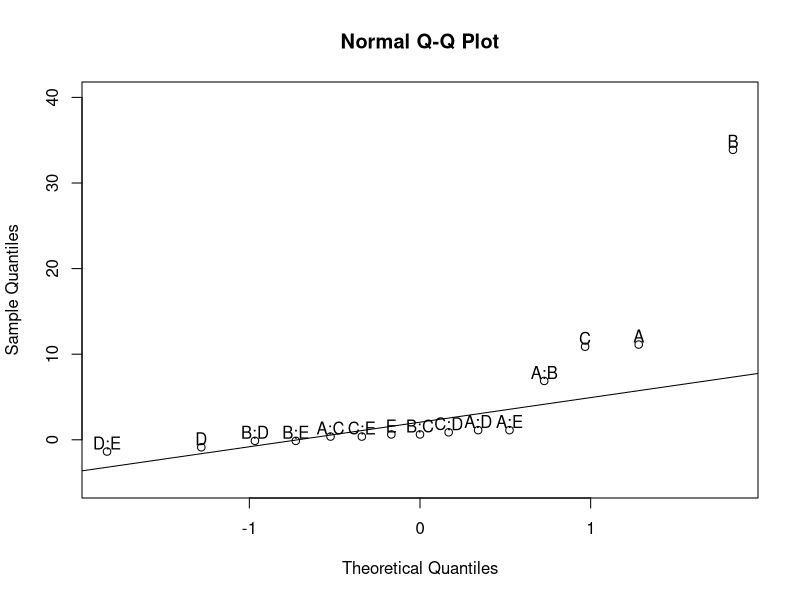
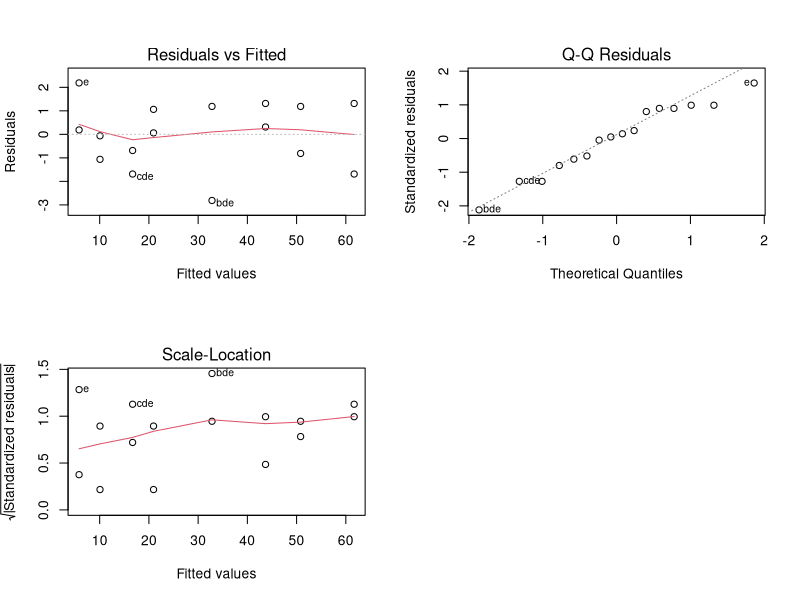
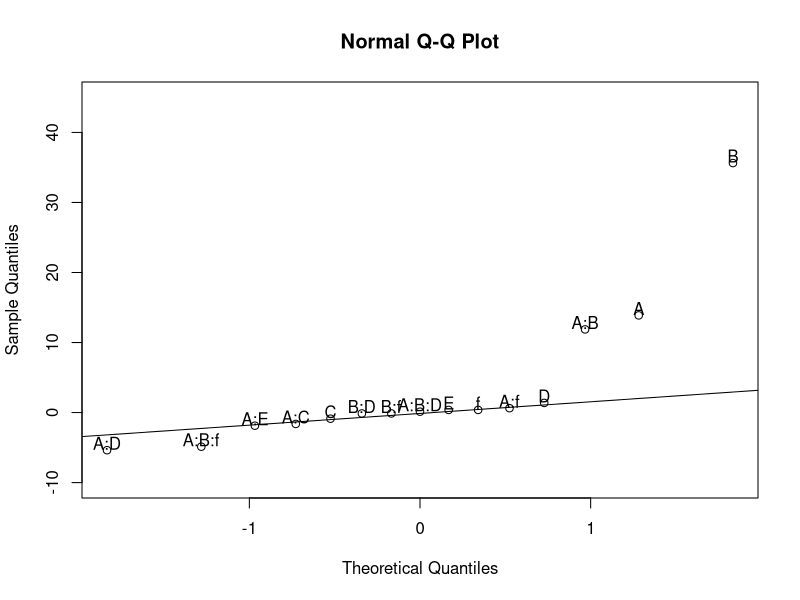
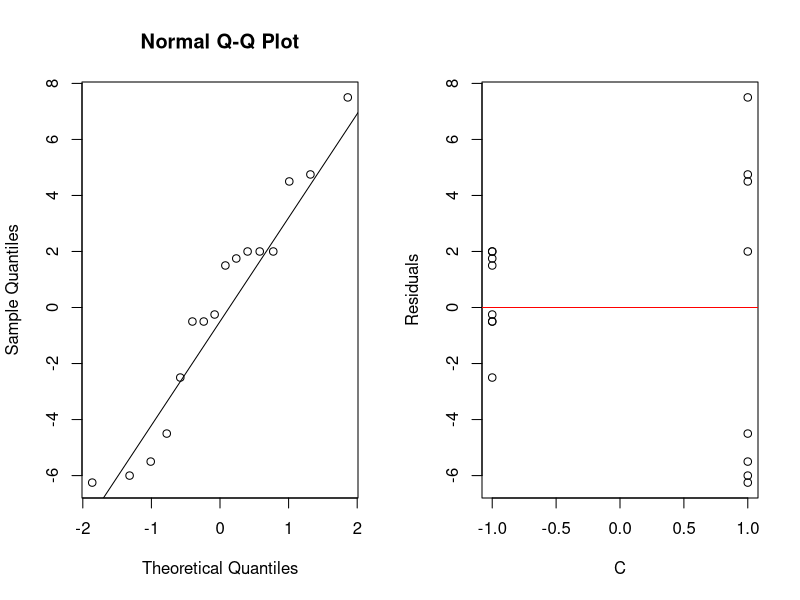

Write R code to recreate these figures, in order.
rm(list=ls())

# 8.2 One-Half Fraction of the 2^k factorial design
# Defining Relation: I = ABC

make_rname = function(x,nfactor, cname)
{
  subdat = x[,1:nfactor]
  
  rname = rep(0,nrow(x))
  
  for(i in 1:nrow(x))
  {
    bool = subdat[i,] == 1
    if(sum(bool)==0) rname[i] = "(1)"
    else rname[i] = paste0(tolower(cname[bool]),collapse = "")
  }
  return(rname)
}


# Example 8.1 
A = B = C = c(-1,1)

dat8_1 = expand.grid(A=A, B=B, C=C)

dat8_1$D = apply(dat8_1, 1, function(x) prod(x))

rownames(dat8_1) = make_rname(dat8_1, 4, colnames(dat8_1))

dat8_1$y = c(45,100,45,65,75,60,80,96)

cont = model.matrix( ~ -1 + A * B * C * D, data=dat8_1)

# Find Alias Structure
ali_str = alias(lm(y ~ A * B * C * D, data=dat8_1))
ali_str$Complete

eff_vec = (dat8_1$y %*% cont[,1:7]) / 4
eff_vec

ss_vec = (dat8_1$y %*% cont[,1:7])^2 / 8
ss_vec

fit = aov(y ~ A + B + C + D + A:B + A:C + B:C, data=dat8_1)
summary(fit)


# Example 8.2
A = B = C = D = c(-1,1)

dat8_2 = expand.grid(A=A, B=B, C=C, D=D)
dat8_2$E = apply(dat8_2, 1, function(x) prod(x))

rownames(dat8_2) = make_rname(dat8_2, 5, colnames(dat8_2))

dat8_2$y = c(8,9,34,52,
             16,22,45,60,
             6,10,30,50,
             15,21,44,63)

cont = model.matrix( ~ -1 + A * B * C * D * E, data=dat8_2)

ali_str = alias(lm(y ~ A * B * C * D * E, data=dat8_2))
ali_str$Complete

colnames(ali_str$Complete[,-1])

n_eff = ncol(ali_str$Complete) - 1
n_eff

colnames(cont[,1:n_eff])

eff_vec = (dat8_2$y %*% cont[,1:n_eff]) / 8
ss_vec = (dat8_2$y %*% cont[,1:n_eff])^2 / 16

eff_vec; ss_vec

qvalue = qqnorm(eff_vec, ylim=c(-5,40))
qqline(eff_vec)

text(x = qvalue$x, y = eff_vec + 1, labels = colnames(eff_vec))

fit = aov(y ~ A + B + C + A:B, data=dat8_2)
summary(fit)

# refer to summary values 
summary(fit)[[1]][2,2]
summary(fit)[[1]][3,2]
summary(fit)[[1]][2,4]

fit_value = anova(fit)
fit_value$`Sum Sq`
fit_value$`Mean Sq`
fit_value$`F value`

# Diagnostics
par(mfrow=c(2,2))
plot(fit)



# 2^(6-2) design
# Example 8.4
A = B = C = D = c(-1,1)

dat8_4 = expand.grid(A=A, B=B, C=C, D=D)

dat8_4$E = apply(dat8_4, 1, function(x) prod(x[1:3])) # E = ABC
dat8_4$f = apply(dat8_4, 1, function(x) prod(x[2:4])) # F = BCD

rownames(dat8_4) = make_rname(dat8_4, 6, colnames(dat8_4))

cont = model.matrix( ~ -1 + (.)^6, data=dat8_4) # A*B*C*D*E*F == (A+B+C+D+E+F)^6 == (.)^6

dat8_4$y = c(6,10,32,60,
             4,15,26,60,
             8,12,34,60,
             16,5,37,52)

ali_str = alias(lm(y ~ (.)^6, data=dat8_4))
ali_str$Complete

eff_var = colnames(ali_str$Complete)[-1]

which(colnames(cont) %in% eff_var)

vec_idx = which(colnames(cont) %in% eff_var)

eff_vec = (dat8_4$y %*% cont[,vec_idx]) / 8
ss_vec = (dat8_4$y %*% cont[,vec_idx])^2 / 16
reg_coef = eff_vec / 2

eff_vec ; ss_vec; reg_coef

# Q-Q plot for effects
par(mfrow=c(1,1))
qvalue = qqnorm(eff_vec, ylim = c(-10,45))
qqline(eff_vec)

text(x = qvalue$x, y = eff_vec + 1, labels = colnames(eff_vec))

fit = aov(y ~ A * B, data = dat8_4)
summary(fit)

par(mfrow=c(1,2))
qqnorm(fit$residuals)
qqline(fit$residuals)

plot(x = dat8_4$C, y = fit$residuals,
     xlab = 'C', ylab = 'Residuals')
abline(h=0, col='red')